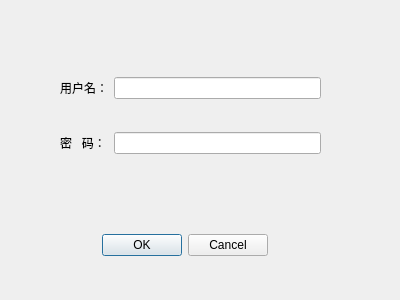
<?xml version="1.0" encoding="UTF-8"?>
<ui version="4.0">
 <class>Dialog</class>
 <widget class="QDialog" name="Dialog">
  <property name="geometry">
   <rect>
    <x>0</x>
    <y>0</y>
    <width>400</width>
    <height>300</height>
   </rect>
  </property>
  <property name="windowTitle">
   <string>登录</string>
  </property>
  <widget class="QWidget" name="layoutWidget">
   <property name="geometry">
    <rect>
     <x>60</x>
     <y>50</y>
     <width>261</width>
     <height>131</height>
    </rect>
   </property>
   <layout class="QGridLayout" name="gridLayout">
    <item row="0" column="0">
     <widget class="QLabel" name="label">
      <property name="text">
       <string>用户名：</string>
      </property>
     </widget>
    </item>
    <item row="1" column="0">
     <widget class="QLabel" name="label_2">
      <property name="text">
       <string>密   码：</string>
      </property>
     </widget>
    </item>
    <item row="1" column="1">
     <widget class="QLineEdit" name="m_passwordEdit">
      <property name="echoMode">
       <enum>QLineEdit::Password</enum>
      </property>
     </widget>
    </item>
    <item row="0" column="1">
     <widget class="QLineEdit" name="m_userNameEdit"/>
    </item>
   </layout>
  </widget>
  <widget class="QWidget" name="">
   <property name="geometry">
    <rect>
     <x>40</x>
     <y>230</y>
     <width>289</width>
     <height>30</height>
    </rect>
   </property>
   <layout class="QHBoxLayout" name="horizontalLayout">
    <item>
     <spacer name="horizontalSpacer">
      <property name="orientation">
       <enum>Qt::Horizontal</enum>
      </property>
      <property name="sizeHint" stdset="0">
       <size>
        <width>40</width>
        <height>20</height>
       </size>
      </property>
     </spacer>
    </item>
    <item>
     <widget class="QDialogButtonBox" name="m_btnBox">
      <property name="standardButtons">
       <set>QDialogButtonBox::Cancel|QDialogButtonBox::Ok</set>
      </property>
     </widget>
    </item>
    <item>
     <spacer name="horizontalSpacer_2">
      <property name="orientation">
       <enum>Qt::Horizontal</enum>
      </property>
      <property name="sizeHint" stdset="0">
       <size>
        <width>40</width>
        <height>20</height>
       </size>
      </property>
     </spacer>
    </item>
   </layout>
  </widget>
 </widget>
 <resources/>
 <connections/>
</ui>
